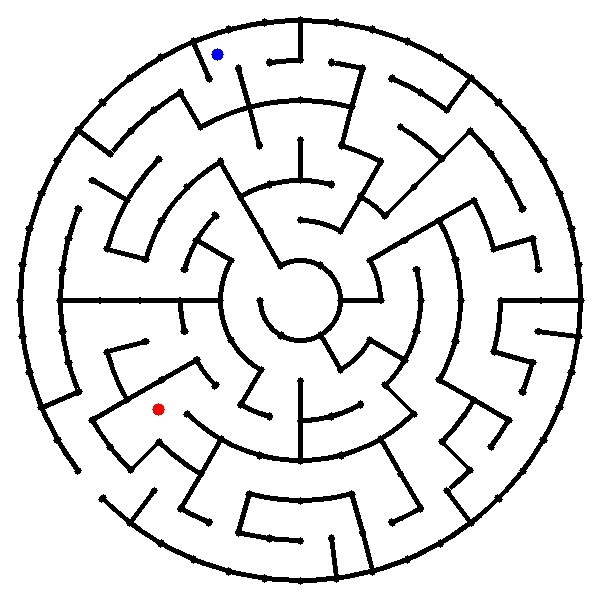
#> input picture image_09.jpg, 600 x 600 px
$ python section2.py   (Python 2 division)
#> lines starting #> are read from the running program, lines starting #| are printed output that depends on the picture; after the words box and inside, x2 and y2 are one past the last pixel; in counts of white or black regions, pixels touching at a corner belong together
import numpy as np
import cv2
import math
import time

## Reads image in HSV format. Accepts filepath as input argument and returns the HSV
## equivalent of the image.

def findpath(graph, start, end, path=[]):
        path = path + [start]
        if start == end:
            return path
        if not graph.has_key(start):
            return None
        shortest = None
        for node in graph[start]:
            if node not in path:
                newpath = findpath(graph, node, end, path)
                if newpath:
                    if not shortest or len(newpath) < len(shortest):
                        shortest = newpath
        return shortest

def readImageHSV(filePath):
#> called with filePath = 'image_09.jpg'
    mazeImg = cv2.imread(filePath)
#> mazeImg is the input picture: shape (600, 600, 3); mean B, G, R 228.9, 228.9, 228.9
    hsvImg = cv2.cvtColor(mazeImg, cv2.COLOR_BGR2HSV)
#> hsvImg: shape (600, 600, 3); mean H, S, V 0.2, 0.2, 229
    return hsvImg

## Reads image in binary format. Accepts filepath as input argument and returns the binary
## equivalent of the image.
def readImageBinary(filePath):
#> called with filePath = 'image_09.jpg'
    mazeImg = cv2.imread(filePath)
    grayImg = cv2.cvtColor(mazeImg, cv2.COLOR_BGR2GRAY)
    ret,binaryImage = cv2.threshold(grayImg,200,255,cv2.THRESH_BINARY)
#> binaryImage: shape (600, 600); 89.8% white; 3 black regions, box (x1, y1, x2, y2) and area: (16, 16, 585, 585) 36605, (211, 48, 224, 61) 113, (152, 403, 165, 416) 113
    return binaryImage

##  Returns sine of an angle.
def sine(angle):
    return math.sin(math.radians(angle))

##  Returns cosine of an angle
def cosine(angle):
    return math.cos(math.radians(angle))

##  This function accepts the img, level and cell number of a particular cell and the size of the maze as input
##  arguments and returns the list of cells which are traversable from the specified cell.
def findNeighbours(filePath, level, cellnum, size):
    neighbours = []
    ############################# Add your Code Here ################################

    img=cv2.imread(filePath)
    #level=3
    #cellnum=3

    l=len(img)/2

    beh1=0
    beh2=0
    fro=0
    anclk=0
    clk=0

    radius=level*40+40 ##in terms of level

    if level==1:
        startangle=(cellnum-1)*60
        endangle=(cellnum-1)*60+60  ##in terms of level

    elif level==2:
        startangle=(cellnum-1)*30
        endangle=(cellnum-1)*30+30  ##in terms of level
    elif level==3 or level==4 or level==5:
        startangle=(cellnum-1)*15
        endangle=(cellnum-1)*15+15  ##in terms of level
    elif level==6:
        startangle=(cellnum-1)*7.5
        endangle=(cellnum-1)*7.5+7.5  ##in terms of level

    ###########    End angle for level6 is float

    if level==6:
        i=startangle
        while(i<=endangle):
            theta = math.radians(90-i)
            x = radius*math.cos(theta)
            y = radius*math.sin(theta)
            m,n,o=img[(int)(x+l),(int)(y+l)]
            if((m,n,o)==(255,255,255)):
                if i<(startangle+(endangle-startangle)/2):
                    beh1+=1
                else:
                    beh2+=1
            i+=0.5
        radius=level*40

        i=startangle
        while(i<=endangle):
            theta = math.radians(90-i)
            x = radius*math.cos(theta)
            y = radius*math.sin(theta)
            m,n,o=img[(int)(x+l),(int)(y+l)]
            if((m,n,o)==(255,255,255)):
                fro+=1
            i+=0.5

    else:
        for angle in range(startangle, endangle+1):
            theta = math.radians(90-angle)
            x = radius*math.cos(theta)
            y = radius*math.sin(theta)
            m,n,o=img[(int)(x+l),(int)(y+l)]
            if((m,n,o)==(255,255,255)):
                if angle<(startangle+(endangle-startangle)/2):
                    beh1+=1
                else:
                    beh2+=1
            #img[x+l,y+l]=(255,0,0)

        radius=level*40

        for angle in range(startangle, endangle+1):
            theta = math.radians(90-angle)
            x = radius*math.cos(theta)
            y = radius*math.sin(theta)
            m,n,o=img[(int)(x+l),(int)(y+l)]
            if((m,n,o)==(255,255,255)):
                fro+=1


            #img[x+l,y+l]=(255,0,0)

    for radius in range(level*40,level*40+40):
        theta = math.radians(90-startangle)
        x = radius*math.cos(theta)
        y = radius*math.sin(theta)
        m,n,o=img[(int)(x+l),(int)(y+l)]
        if((m,n,o)==(255,255,255)):
            anclk+=1

       # img[x+l,y+l]=(255,0,0)

    for radius in range(level*40,level*40+40):
        theta = math.radians(90-endangle)
        x = radius*math.cos(theta)
        y = radius*math.sin(theta)
        m,n,o=img[(int)(x+l),(int)(y+l)]
        if((m,n,o)==(255,255,255)):
            clk+=1

      #  img[x+l,y+l]=(255,0,0)

    if anclk>=4:
        if level==1:
            if cellnum==1:
                neighbours.append((1,6))
            else:
                neighbours.append((1,cellnum-1))
        elif level==2:
            if cellnum==1:
                neighbours.append((2,12))
            else:
                neighbours.append((2,cellnum-1))
        elif level==6:
            if cellnum==1:
                neighbours.append((6,48))
            else:
                neighbours.append((6,cellnum-1))
        else:
            if cellnum==1:
                neighbours.append((level,24))
            else:
                neighbours.append((level,cellnum-1))

    if clk>=4:
        if level==1:
            if cellnum==6:
                neighbours.append((1,1))
            else:
                neighbours.append((1,cellnum+1))
        elif level==2:
            if cellnum==12:
                neighbours.append((2,1))
            else:
                neighbours.append((2,cellnum+1))
        elif level==6:
            if cellnum==48:
                neighbours.append((6,1))
            else:
                neighbours.append((6,cellnum+1))
        else:
            if cellnum==24:
                neighbours.append((level,1))
            else:
                neighbours.append((level,cellnum+1))

    if fro>=4:
        if level==1:
            neighbours.append((0,0))
        elif level==4 or level==5:
            neighbours.append((level-1,cellnum))
        elif level==2 or level==3 or level==6:
            if cellnum%2==0:
                neighbours.append((level-1,cellnum/2))
            elif cellnum%2==1:
                neighbours.append((level-1,(cellnum+1)/2))

    if beh1>=3:    ## here 4 value can also become 3 if error comes
        if level==1 or level==2 or level==5:
            neighbours.append((level+1,cellnum*2-1))
        elif level==3 or level==4 and size<>1:
            neighbours.append((level+1,cellnum))

    if beh2>=3 and level<>3 and level<>4:
        if level==1 or level==2 or level==5:
            neighbours.append((level+1,cellnum*2))
        elif level==3 or level==4 and size<>1:
            neighbours.append((level+1,cellnum))


    #################################################################################
    return neighbours

##  colourCell function takes 5 arguments:-
##            img - input image
##            level - level of cell to be coloured
##            cellnum - cell number of cell to be coloured
##            size - size of maze
##            colourVal - the intensity of the colour.
##  colourCell basically highlights the given cell by painting it with the given colourVal. Care should be taken that
##  the function doesn't paint over the black walls and only paints the empty spaces. This function returns the image
##  with the painted cell.
def colourCell(img, level, cellnum, size, colourVal):
    ############################# Add your Code Here ################################

    t=np.uint8([colourVal,colourVal,colourVal])
    l=len(img)/2
    if level==0:
        startangle=0
        endangle=360
    if level==1:
        startangle=(cellnum-1)*60
        endangle=(cellnum-1)*60+60  ##in terms of level

    elif level==2:
        startangle=(cellnum-1)*30
        endangle=(cellnum-1)*30+30  ##in terms of level
    elif level==3 or level==4 or level==5:
        startangle=(cellnum-1)*15
        endangle=(cellnum-1)*15+15  ##in terms of level
    elif level==6:
        startangle=(int)((cellnum-1)*7.5)
        endangle=(int)((cellnum-1)*7.5+7.5)  ##in terms of level
    srad=level*40
    erad=level*40+40

    for i in range(srad,erad):
        for j in range(startangle,endangle):
            theta = math.radians(90-j)
            x = i*math.cos(theta)
            y = i*math.sin(theta)
            m,n,o=img[(int)(x+l),(int)(y+l)]
            if m==255:
                img[(int)(x+l),(int)(y+l)]=colourVal


    #################################################################################
    return img

##  Function that accepts some arguments from user and returns the graph of the maze image.
def buildGraph(filePath,coords,size):      ## You can pass your own arguments in this space.

    ############################# Add your Code Here ################################
    graph = []

    graph={(j[0],j[1]):findNeighbours(filePath,j[0],j[1],size) for j in coords}


    #################################################################################
    return graph

##  Function accepts some arguments and returns the Start coordinates of the maze.
def findStartPoint(filePath, size):     ## You can pass your own arguments in this space.
    ############################# Add your Code Here ################################
    img=cv2.imread(filePath)

    l=len(img)

    l=l/2

    if size==1:
        radius=200
    else:
        radius=280

    for angle in range(0, 361):
        theta = math.radians(90-angle)
        x = radius*math.cos(theta)
        y = radius*math.sin(theta)

        m,n,o=img[(int)(x+l),(int)(y+l)]

        if((m,n,o)==(255,255,255)):
            if size==1:
                start=(4,(int)(angle/15)+1)
                break
            else:
                start=(6,(int)(angle/7.5)+1)
                break


    #################################################################################
    return start

##  Finds shortest path between two coordinates in the maze. Returns a set of coordinates from initial point
##  to final point.


## The findMarkers() function returns a list of coloured markers in form of a python dictionaries
## For example if a blue marker is present at (3,6) and red marker is present at (1,5) then the
## dictionary is returned as :-
##          list_of_markers = { 'Blue':(3,6), 'Red':(1,5)}
def findMarkers(filePath):             ## You can pass your own arguments in this space.
#> called with filePath = 'image_09.jpg'
    list_of_markers = {}
    ############################# Add your Code Here ################################
    img=cv2.imread(filePath)

    l=len(img)/2
#> l = 300
    img1=cv2.cvtColor(img,cv2.COLOR_BGR2HSV)
    #cnt,z=cv2.findContours(img,cv2.RETR_TREE,cv2.CHAIN_APPROX_SIMPLE)
    img1=cv2.inRange(img1,(0,100,100),(10,255,255))      ####for red colour
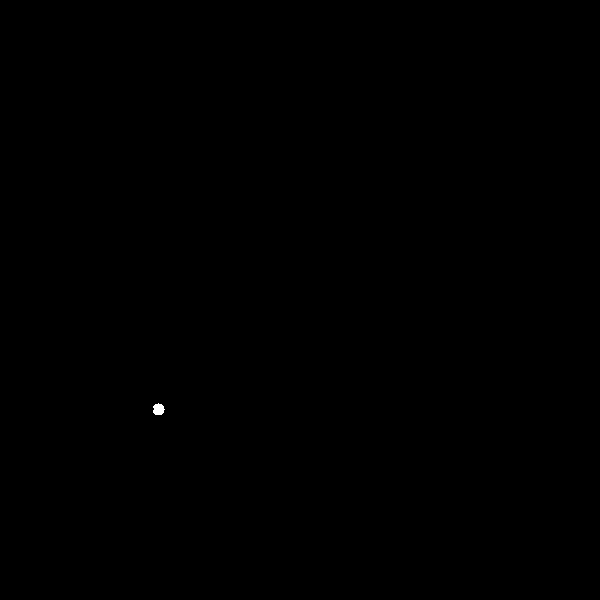
#> img1: shape (600, 600); 0.03% white; 1 white region
    cnts = cv2.findContours(img1.copy(), cv2.RETR_EXTERNAL,
                    cv2.CHAIN_APPROX_SIMPLE)[-2]
#> cnts = 1 contour; box (x1, y1, x2, y2) and area: (153, 403, 165, 415) 92

    if len(cnts)>0:
        c=max(cnts,key=cv2.contourArea)
#> c = contour of 18 points, box (x1, y1, x2, y2) (153, 403, 165, 415), area 92
        M=cv2.moments(c)
#> M = moments, m00 92, centre m10/m00, m01/m00 = (158.2, 409)
        (p,q) = (int(M["m10"] / M["m00"]), int(M["m01"] / M["m00"]))
#> p = 158; q = 408
    p=p-l
#> p = -142
    q=q-l
#> q = 108


    level1=(int)((math.sqrt(p*p+q*q))/40)
#> level1 = 4

    m=abs(q)/abs((p*1.0))
#> m = 0.761

    x=math.atan(m)
#> x = 0.65


    x=x*180/3.14
#> x = 37.27

    if p<0 and q>0:
        x=180-x
#> x = 142.7
    elif p>0 and q<0:
        x=360-x

    elif p<0 and q<0:
        x=180+x

    if x>360:

        x=x-(360*(int(x/360)))


    if level1==1:

            cellnum1=(int)(x/60+1)
    elif level1==2:

           cellnum1=(int)(x/30+1)

    elif level1==3 or level1==4 or level1==5:

            cellnum1=(int)(x/15+1)
#> cellnum1 = 10
    elif level1==6:

            cellnum1=(int)(x/7.5+1)

    img=cv2.imread(filePath)

    l=len(img)/2
    img1=cv2.cvtColor(img,cv2.COLOR_BGR2HSV)
    #cnt,z=cv2.findContours(img,cv2.RETR_TREE,cv2.CHAIN_APPROX_SIMPLE)
    img1=cv2.inRange(img1,(110,50,50),(130,255,255))      ####for blue colour
#> img1: shape (600, 600); 0.03% white; 1 white region
    cnts = cv2.findContours(img1.copy(), cv2.RETR_EXTERNAL,
                    cv2.CHAIN_APPROX_SIMPLE)[-2]
#> cnts = 1 contour; box (x1, y1, x2, y2) and area: (211, 48, 224, 61) 96

    if len(cnts)>0:
        c=max(cnts,key=cv2.contourArea)
#> c = contour of 20 points, box (x1, y1, x2, y2) (211, 48, 224, 61), area 96
        M=cv2.moments(c)
#> M = moments, m00 96, centre m10/m00, m01/m00 = (217, 54)
        (p,q) = (int(M["m10"] / M["m00"]), int(M["m01"] / M["m00"]))
#> p = 217; q = 54
    p=p-l
#> p = -83
    q=q-l
#> q = -246


    level2=(int)((math.sqrt(p*p+q*q))/40)
#> level2 = 6

    m=abs(q)/abs((p*1.0))
#> m = 2.96

    x=math.atan(m)
#> x = 1.25


    x=x*180/3.14
#> x = 71.39

    if p<0 and q>0:
        x=180-x
    elif p>0 and q<0:
        x=360-x

    elif p<0 and q<0:
        x=180+x
#> x = 251.4

    if x>360:

        x=x-(360*(int(x/360)))


    if level2==1:

            cellnum2=(int)(x/60+1)
    elif level2==2:

           cellnum2=(int)(x/30+1)

    elif level2==3 or level2==4 or level2==5:

            cellnum2=(int)(x/15+1)
    elif level2==6:

            cellnum2=(int)(x/7.5+1)
#> cellnum2 = 34

    list_of_markers = { 'Blue':(level2,cellnum2), 'Red':(level1,cellnum1)}
#> list_of_markers = {'Blue': (6, 34), 'Red': (4, 10)}


    #################################################################################
    return list_of_markers

## The findOptimumPath() function returns a python list which consists of all paths that need to be traversed
## in order to start from the START cell and traverse to any one of the markers ( either blue or red ) and then
## traverse to FINISH. The length of path should be shortest ( most optimal solution).
def findOptimumPath(graph,listofMarkers,start):     ## You can pass your own arguments in this space.
    ############################# Add your Code Here ################################
    path1=[]
    path2=[]
    pathArray=[]
    (rlevel,rcellnum)=listofMarkers['Red']
    (blevel,bcellnum)=listofMarkers['Blue']
    pathr1=findpath(graph,start,(rlevel,rcellnum))
    pathr2=findpath(graph,(rlevel,rcellnum),(0,0))

    pathb1=findpath(graph,start,(blevel,bcellnum))
    pathb2=findpath(graph,(blevel,bcellnum),(0,0))

    #print (len(pathr1)+len(pathr2)),(len(pathb2)+len(pathb1))
    if ((len(pathr1)+len(pathr2))<(len(pathb2)+len(pathb1))):
            pathArray.append(pathr1)
            pathArray.append(pathr2)
# [6 lines of commented-out code are left out]
    elif((len(pathr1)+len(pathr2))>(len(pathb2)+len(pathb1))):
            pathArray.append(pathb1)
            pathArray.append(pathb2)
# [6 lines of commented-out code are left out]

    elif((len(pathr1)+len(pathr2))==(len(pathb2)+len(pathb1))):
            if(len(pathr1)<len(pathb1)):
                    pathArray.append(pathr1)
                    pathArray.append(pathr2)
# [6 lines of commented-out code are left out]
            else:
                    pathArray.append(pathb1)
                    pathArray.append(pathb2)
# [11 lines of commented-out code are left out]
    return pathArray

## The colourPath() function highlights the whole path that needs to be traversed in the maze image and
## returns the final image.
def colourPath(img,path,size):   ## You can pass your own arguments in this space.
    ############################# Add your Code Here ################################
    for i in path:


        img = colourCell(img,i[0],i[1], size, 150)


    #################################################################################
    return img

#####################################    Add Utility Functions Here   ###################################
##                                                                                                     ##
##                   You are free to define any functions you want in this space.                      ##
##                             The functions should be properly explained.                             ##


##                                                                                                     ##
##                                                                                                     ##
#########################################################################################################

## This is the main() function for the code, you are not allowed to change any statements in this part of
## the code. You are only allowed to change the arguments supplied in the findMarkers(), findOptimumPath()
## and colourPath() functions.
def main(filePath, flag = 0):
    img = readImageHSV(filePath)
    imgBinary = readImageBinary(filePath)
    img1=cv2.imread(filePath)
    if len(img) == 440:
        size = 1
        coords=[(1,1),(1,2),(1,3),(1,4),(1,5),(1,6),
(2,1),(2,2),(2,3),(2,4),(2,5),(2,6),(2,7),(2,8),(2,9),(2,10),(2,11),(2,12),
(3,1),(3,2),(3,3),(3,4),(3,5),(3,6),(3,7),(3,8),(3,9),(3,10),(3,11),(3,12),
(3,13),(3,14),(3,15),(3,16),(3,17),(3,18),(3,19),(3,20),(3,21),(3,22),(3,23),(3,24),
(4,1),(4,2),(4,3),(4,4),(4,5),(4,6),(4,7),(4,8),(4,9),(4,10),(4,11),(4,12),
(4,13),(4,14),(4,15),(4,16),(4,17),(4,18),(4,19),(4,20),(4,21),(4,22),(4,23),(4,24)]


    else:
        size = 2
        coords=[(1,1),(1,2),(1,3),(1,4),(1,5),(1,6),
(2,1),(2,2),(2,3),(2,4),(2,5),(2,6),(2,7),(2,8),(2,9),(2,10),(2,11),(2,12),
(3,1),(3,2),(3,3),(3,4),(3,5),(3,6),(3,7),(3,8),(3,9),(3,10),(3,11),(3,12),
(3,13),(3,14),(3,15),(3,16),(3,17),(3,18),(3,19),(3,20),(3,21),(3,22),(3,23),(3,24),
(4,1),(4,2),(4,3),(4,4),(4,5),(4,6),(4,7),(4,8),(4,9),(4,10),(4,11),(4,12),
(4,13),(4,14),(4,15),(4,16),(4,17),(4,18),(4,19),(4,20),(4,21),(4,22),(4,23),(4,24),
(5,1),(5,2),(5,3),(5,4),(5,5),(5,6),(5,7),(5,8),(5,9),(5,10),(5,11),(5,12),
(5,13),(5,14),(5,15),(5,16),(5,17),(5,18),(5,19),(5,20),(5,21),(5,22),(5,23),(5,24),
(6,1),(6,2),(6,3),(6,4),(6,5),(6,6),(6,7),(6,8),(6,9),(6,10),(6,11),(6,12),
(6,13),(6,14),(6,15),(6,16),(6,17),(6,18),(6,19),(6,20),(6,21),(6,22),(6,23),(6,24),
(6,25),(6,26),(6,27),(6,28),(6,29),(6,30),(6,31),(6,32),(6,33),(6,34),(6,35),
(6,36),(6,37),(6,38),(6,39),(6,40),(6,41),(6,42),(6,43),(6,44),(6,45),(6,46),(6,47),(6,48)]


    listofMarkers = findMarkers(filePath)
#> listofMarkers = {'Blue': (6, 34), 'Red': (4, 10)}
    start=findStartPoint(filePath, size)
#> in findStartPoint, `l=len(img)`: l = 600
#> in findStartPoint, `l=l/2`: l = 300
#> the loop in findStartPoint, `for angle in range(0, 361):` made 138 passes
#> (m, n, o) on passes 1 to 8: (3, 3, 3), (0, 0, 0), (0, 0, 0), (0, 0, 0), (0, 0, 0), (0, 0, 0), (0, 0, 0), (0, 0, 0)
    graph=buildGraph(filePath,coords,size)
#> the loop in findNeighbours, `for angle in range(startangle, endangle+1):` made 61 passes
#> (m, n, o) on passes 1 to 8: (0, 0, 0), (0, 0, 0), (3, 3, 3), (255, 255, 255), (255, 255, 255), (255, 255, 255), (255, 255, 255), (255, 255, 255)
#> after the loop in findNeighbours, `for angle in range(startangle, endangle+1):`: beh1 = 24; beh2 = 0
#> the loop in findNeighbours, `for angle in range(startangle, endangle+1):` made 61 passes
#> (m, n, o) on passes 1 to 8: (0, 0, 0), (3, 3, 3), (0, 0, 0), (1, 1, 1), (1, 1, 1), (0, 0, 0), (2, 2, 2), (2, 2, 2)
#> the loop in findNeighbours, `for radius in range(level*40,level*40+40):` made 40 passes
#> the loop in findNeighbours, `for radius in range(level*40,level*40+40):` made 40 passes
    path = findOptimumPath(graph,listofMarkers,start)
#> the loop in findpath, `for node in graph[start]:` made 2 passes
#> node on passes 1 to 2: (6, 18), (6, 20)

    img = colourPath(img1,path[0],size)
#> the loop in colourPath, `for i in path:  ` made 13 passes
#> i on passes 1 to 8: (6, 19), (6, 20), (6, 21), (5, 11), (5, 12), (4, 12), (3, 12), (3, 11)
#> pass 2, in colourPath, `img = colourCell(img,i[0],i[1], size, 150)`:
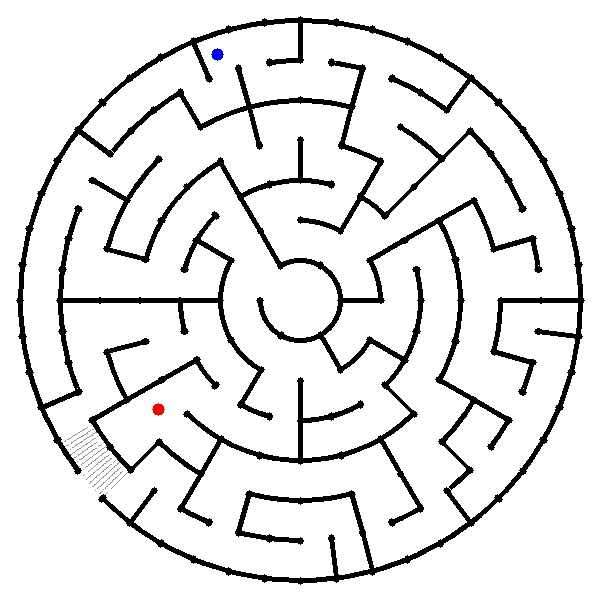
#> img: shape (600, 600, 3); mean B, G, R 228.8, 228.7, 228.8
#> pass 3, in colourPath, `img = colourCell(img,i[0],i[1], size, 150)`:
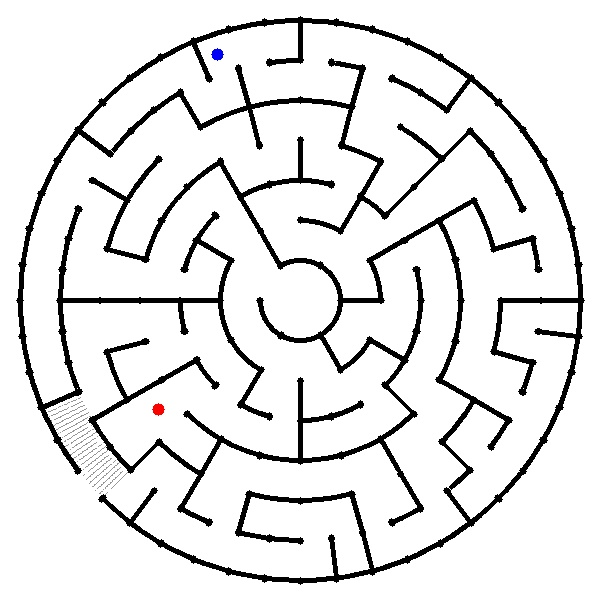
#> img: shape (600, 600, 3); 0.06% of pixels changed, all inside (x1, y1, x2, y2) = (48, 397, 91, 438)
    img = colourPath(img1,path[1],size)
#> (the rest of the program and of its run is left out)
